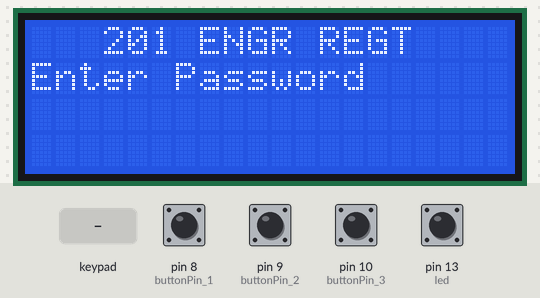
Bench run of a sketch on a simulated Arduino Mega 2560, built with avr-gcc and run on an emulated ATmega2560. Parts: 20×4 character LCD. Inputs (shaded band) come from the test bench; at power-on: pin 13 (led) HIGH, pin 8 (buttonPin_1), pin 9 (buttonPin_2), pin 10 (buttonPin_3) LOW. What the sketch prints to the serial monitor is not drawn.

Above: at 1.2 s.
1.3 s: keypad keys 2 4 8 9 # pressed 0.4 s apart
At 3.9 s:
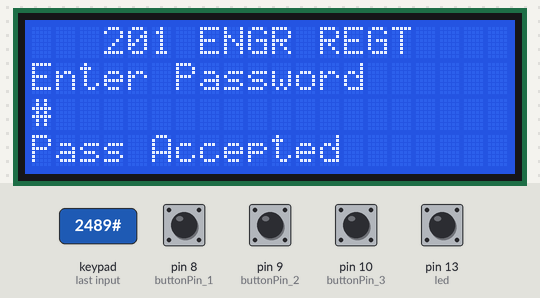
4.8 s: key 'A' pressed
At 5.6 s:
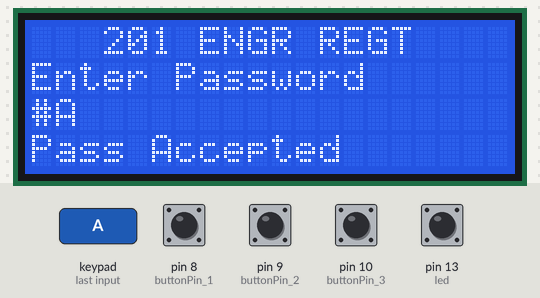
6.3 s: keypad keys 2 4 8 9 * pressed 0.4 s apart
At 8.8 s:
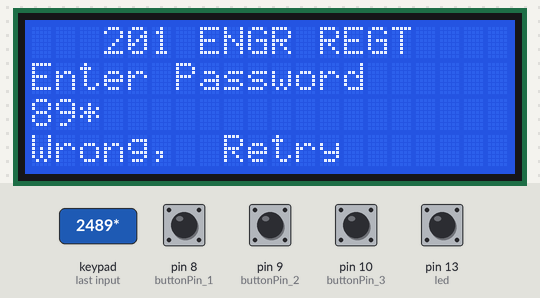
9.8 s: key 'B' pressed
At 10.5 s:
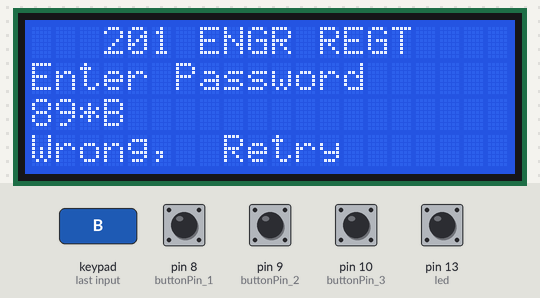
11.3 s: key 'c' pressed
At 11.6 s:
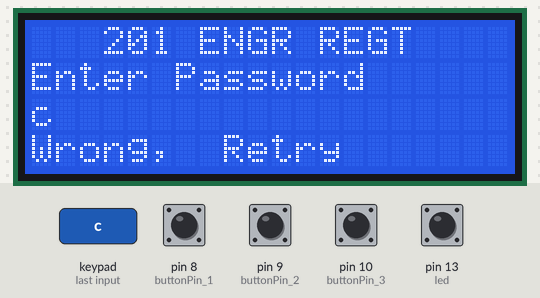
12.8 s: keypad keys 2 4 8 9 A pressed 0.4 s apart
At 14.9 s:
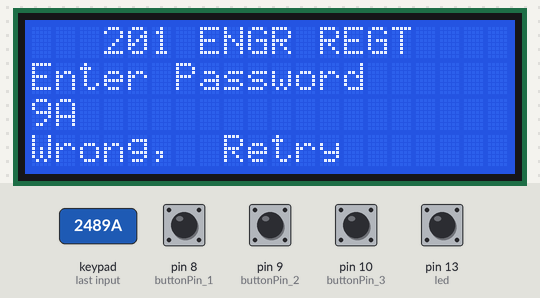
Timing chart, 0 to 16.4 s (numbered marks = the images above; inputs shaded):
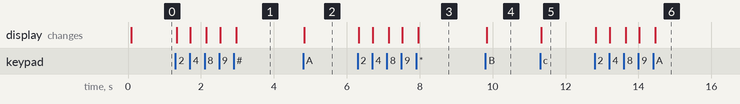

The sketch:

HC12_SENDER_PASS.ino
```cpp
#include <SoftwareSerial.h>
#include <LiquidCrystal.h>
#include <Keypad.h>

// initialize the library by associating any needed LCD interface pin
// with the arduino pin number it is connected to

SoftwareSerial mySerial(2, 3); // RX, TX

const int rs = 12, en = 11, d4 = 7, d5 = 6, d6 = 5, d7 = 4;

LiquidCrystal lcd(rs, en, d4, d5, d6, d7);

int buttonPin_1 = 8;

int buttonPin_2 = 9;

int buttonPin_3 = 10;

int led = 13;

unsigned long last = millis();//set timer

const byte numRows = 4;
const byte numCols = 4;

char keymap[numRows][numCols]=
{
  {'1','2','3','A'},
  {'4','5','6','B'},
  {'7','8','9','c'},
  {'*','0','#','D'},
};

byte rowPins[numRows] = {22,24,26,28};
// Rows 0 to 3

byte colPins[numCols] = {30,32,34,36};
// Cols 0 to 3

// initialize an instance of Keypad class

Keypad myKeypad = Keypad(makeKeymap(keymap), rowPins, colPins, numRows, numCols);

int k = 0;

int j = 0;

int i = 0;

char password[4];

char masterPassword[4] = "2489";

void setup() {
  pinMode(buttonPin_1, INPUT);
  pinMode(buttonPin_2, INPUT);
  pinMode(buttonPin_3, INPUT);
  pinMode(led, INPUT);

  mySerial.begin(9600);
  Serial.begin(9600);
  // Setup the LCD's number of coloumns and rows
  lcd.begin(20,4);
  lcd.setCursor( 3, 0);
  lcd.print("201 ENGR REGT");
}

void loop()
{

  if(mySerial.available() > 1)
  {
    int input = mySerial.parseInt();
    // read serial input and convert to integer (-32,768 to 32,767)
    char vibration[4] = "OFF";
    Serial.print("1234");

    if(millis() - last > 250)
    {
      // if time now is 250 milliseconds greater than last time
      if(input > 1000 && input < 2000)
      {
        input = input -1000;
        if (input > 100)
        {
          input = input - 100;
          vibration[4] = "ONN";
        }

        // print on Serial moniter as Temp
        Serial.print("Temperature = ");
        Serial.print(input); // display temperature value
        Serial.print("*C");
        Serial.println();

        lcd.setCursor(0,1);
        lcd.print("Temp of Veh = ");
        lcd.print(int(input));
        lcd.print("^C");

        lcd.setCursor(0,2);
        lcd.print("Eng Status = ");
        lcd.print(vibration[4]);
      }
      delay(20);
    }
    mySerial.flush();//clear the serial buffer for unwanted inputs
    last = millis();//reset timer
  }
  delay(20);//delay little for better serial communication

  int buttonState_1 = digitalRead(buttonPin_1);
  int buttonState_2 = digitalRead(buttonPin_2);
  int buttonState_3 = digitalRead(buttonPin_3);

  boolean ledState = digitalRead(led); // check if the LED is turned on or off

    lcd.setCursor( 0, 1);
    lcd.print("Enter Password");
    char keypressed = myKeypad.getKey();

    if(keypressed)
    {
      if(i==0)
      {
        lcd.setCursor(0,2);
        lcd.print("      ");
      }
      password[i++] = keypressed;
      lcd.setCursor( k,2 );
      lcd.print(keypressed);
      k++;
    }

    Serial.print(keypressed);
    if(i==4)
    {
      if(!(strncmp(password, masterPassword,4)))
      {
        lcd.setCursor(0,3);
        lcd.print("Pass Accepted");
        i = 0;
        k = 0;
        Serial.print("pass");
        //if button is down
        j = 1;
        //send unique code to the receiver in this case 1111
      }
      else
      {
        lcd.setCursor(0,3);
        lcd.print("Wrong,  Retry");
        i = 0;
        k = 0;
      }
    }
    delay(20);
    digitalWrite(led, HIGH);
    if (j == 1 && buttonState_1 == 1)
    {
      Serial.print("Pass");
      mySerial.println(1111);
      delay(1000);
    }
    else if (j ==1 && buttonState_2 == 1)
    {
      Serial.print("2nd Pass");
      mySerial.println(2222);
      delay(1000);
    }

  delay(20);

}
```

Measured:
- after the input at 1.3 s, the display: first changes at once (image 1 shows a later state)
- after the input at 4.8 s, the display: changes at once (image 2)
- after the input at 6.3 s, the display: first changes at once (image 3 shows a later state)
- after the input at 9.8 s, the display: changes at once (image 4)
- after the input at 11.3 s, the display: changes at once (image 5)
- after the input at 12.8 s, the display: first changes at once (image 6 shows a later state)
